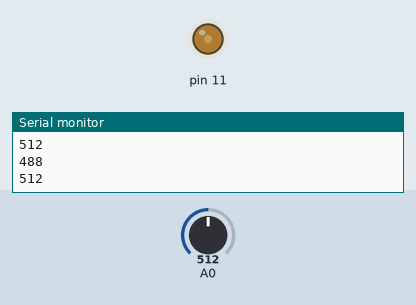
Simulated run of this sketch. Board: Arduino Uno, built with avr-gcc and run on an emulated ATmega328P. Parts: output pins drawn as LEDs (lit = HIGH), the last lines printed to the serial monitor. The inputs (shaded band) are chosen by the test bench; at power-on: A0 = 512.

Above: at 1.2 s.
1.3 s: A0 set to 306
At 2.3 s:
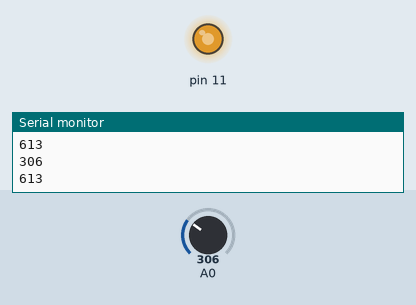
2.8 s: A0 set to 900
At 3.6 s:
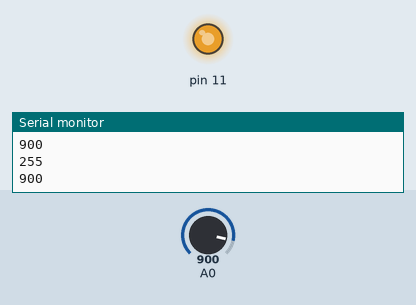
Timing chart, 0 to 5.8 s (numbered marks = the images above; inputs shaded):
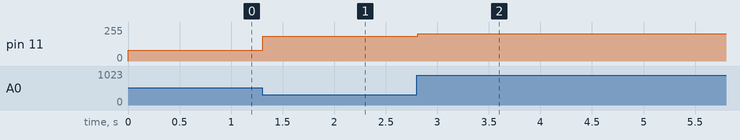

Measured:
- after the input at 1.3 s, pin 11: 80/255 → 186/255 at once
- after the input at 2.8 s, pin 11: 186/255 → 206/255 at once

The sketch:

A01-Test.ino
```cpp
void setup() {
  pinMode(11, OUTPUT);
  pinMode(A0, INPUT);
  Serial.begin(9600);
}
void loop() {
  int bright = analogRead(A0);
  Serial.println(bright);
  int val = map(bright, 900, 1323, 255, 0);
  Serial.println(val);
  analogWrite(11, val*50);
  delay(10);

}
```
